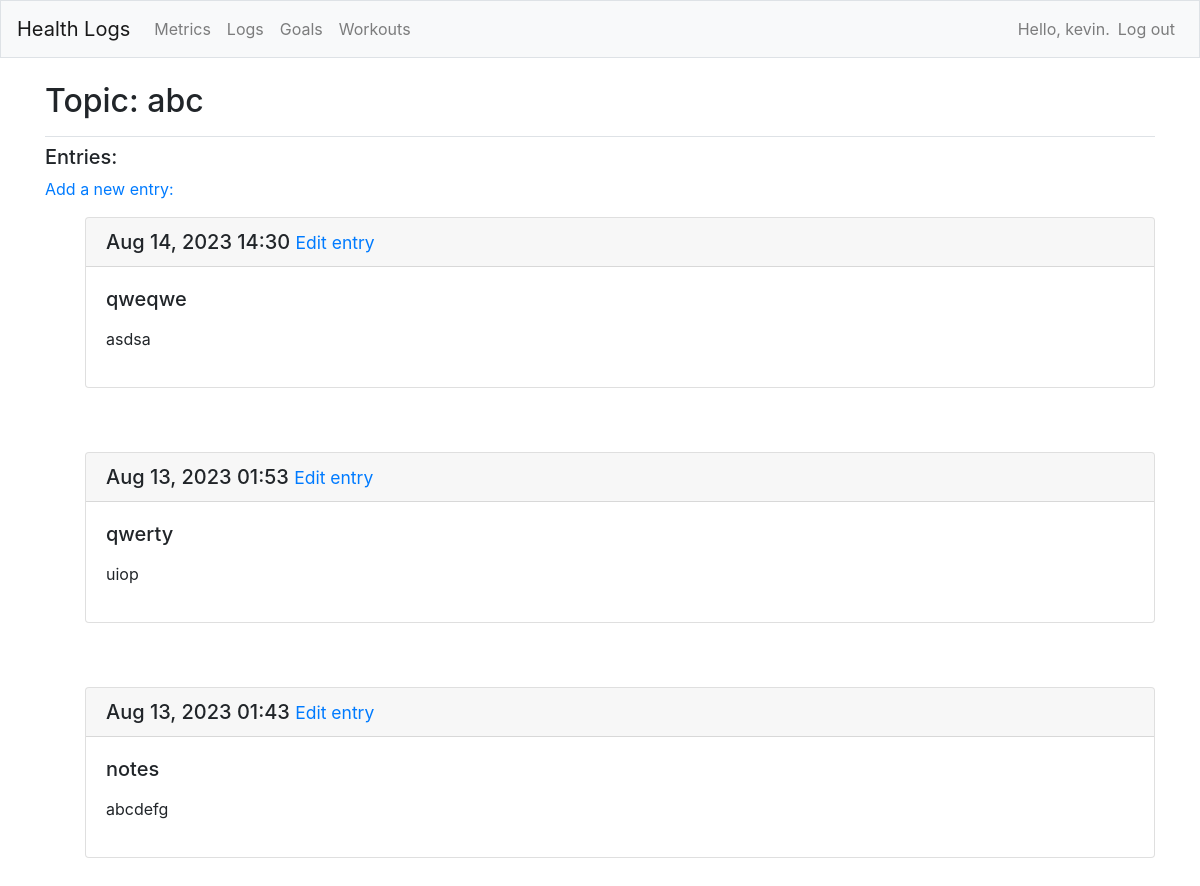
Page /topics_logs/1/ (signed in) on the committed database.
### health_logs/models.py (models this page shows, shortened)
class LogTopic(models.Model):
  text = models.CharField(max_length = 200)
  date_added = models.DateTimeField(auto_now_add = True)
  owner = models.ForeignKey(User, on_delete=models.CASCADE)
  def __str__(self):
    return self.text

class LogEntry(models.Model):
  topic = models.ForeignKey(LogTopic, on_delete=models.CASCADE)
  section = models.TextField()
  text = models.TextField()
  gpt = models.TextField()
  date_added = models.DateTimeField(auto_now_add = True)
  class Meta:
    verbose_name_plural = 'entries'

### health_logs/views.py (the view)
# urls.py: path('topics_logs/<int:topic_id>/', views.topic_logs, name='topic_logs'),
@login_required
def topic_logs(request, topic_id):
    topic = LogTopic.objects.get(id=topic_id)
    if topic.owner != request.user:
      raise Http404
    entries = topic.logentry_set.order_by('-date_added')
    context = {'topic': topic, 'entries': entries, 'ai_suggested_texts' : ai_suggested_texts}
    return render(request, 'health_logs/topic_logs.html', context)

### health_logs/templates/health_logs/topic_logs.html
{% extends "health_logs/base.html" %}
{% block page_header %}
  <h2>Topic: {{topic}}</h2>
{% endblock page_header %}
{% block content %}
  <h5>Entries:</h5>
  <p>
    <a href="{% url 'health_logs:new_entry_logs' topic.id %}">Add a new entry:</a>
  </p>
  <ul>
    {% for entry in entries %}
	  <div class="card mb-3">
		<h5 class="card-header">
		  {{ entry.date_added|date:'M d, Y H:i' }}
		  <small><a href="{% url 'health_logs:edit_entry_logs' entry.id %}">Edit entry</a></small>
		</h5>
		<div class="card-body">
		  <h5>{{ entry.section }}</h5>
          <p>{{ entry.text|linebreaks }}</p>
		</div>
	  </div>
	  <br></br>
    {% empty %}
        <li>No entries for this topic yet.</li>
    {% endfor %}
  </ul>
{% endblock content %}

### health_logs/templates/health_logs/base.html (shortened to what this page needs)
{% load bootstrap4 %}
<!doctype html>
<html lang="en">
<head>
  {% bootstrap_css %}
</head>
<body>
  <nav class="navbar navbar-expand-md navbar-light bg-light mb-4 border">
    <a class="navbar-brand" href="{% url 'health_logs:index' %}">
        Health Logs</a>
    <div class="collapse navbar-collapse" id="navbarCollapse">
      <ul class="navbar-nav mr-auto">
        <li class="nav-item">
          <a class="nav-link" href="{% url 'health_logs:topics'%}">
              Metrics</a></li>
		<li class="nav-item">
          <a class="nav-link" href="{% url 'health_logs:topics_logs'%}">
              Logs</a></li>
	    <li class="nav-item">
          <a class="nav-link" href="{% url 'health_logs:topics_goals'%}">
              Goals</a></li>
		<li class="nav-item">
          <a class="nav-link" href="{% url 'health_logs:topics_workouts'%}">
              Workouts</a></li>
      </ul>
      <ul class="navbar-nav ml-auto">
        {% if user.is_authenticated %}
          <li class="nav-item">
            <span class="navbar-text"}">Hello, {{ user.username }}.</span>
          </li>
          <li class="nav-item">
            <a class="nav-link" href="{% url 'users:logout' %}">Log out</a>
          </li>
        {% else %}
          <li class="nav-item">
            <a class="nav-link" href="{% url 'users:register' %}">Register</a>
          </li>
          <li class="nav-item">
            <a class="nav-link" href="{% url 'users:login' %}">Log in</a></li>
        {% endif %}
      </ul>
    </div>
  </nav>
  <main role="main" class="container">
    <div class="pb-2 mb-2 border-bottom">
      {% block page_header %}{% endblock page_header %}
    </div>
    <div>
      {% block content %}{% endblock content %}
    </div>
  </main>
</body>
</html>

### rows in the picture
LogTopic: text "abc"
LogEntry: date_added "Aug 14, 2023 14:30", section "qweqwe", text "asdsa"
LogEntry: date_added "Aug 13, 2023 01:53", section "qwerty", text "uiop"
LogEntry: date_added "Aug 13, 2023 01:43", section "notes", text "abcdefg"

### other values in the picture
{{ user.username }} "kevin"
